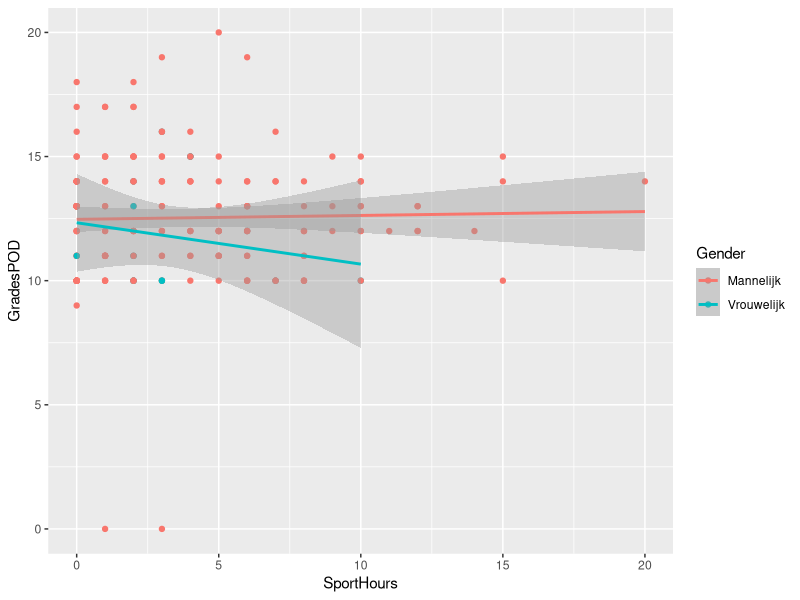

This chart was generated by the following R code:
## ---- chunk 1
knitr::opts_chunk$set(echo = TRUE)
library(tidyverse)
## ---- chunk 2
data <- read_csv('../data/npe-1920-wiskundige-geletterdheid.csv')
usedData <- na.omit(data.frame(SportHours=data$SportHours,
                       GradesPOD=data$GradePOD1,
                       Gender=data$Gender))
glimpse(usedData)
## ---- chunk 3
ggplot(data = usedData, mapping = aes(x = SportHours, y = GradesPOD, col = Gender)) +
  geom_point() +
  geom_smooth(method = "lm", formula = y ~ x)
## ---- chunk 4
regr_alcoholmath <- lm(usedData$GradesPOD ~ usedData$SportHours)
regr_alcoholmath
## ---- chunk 5
correlatieCoefficient <- cor(x = usedData$SportHours, y = usedData$GradesPOD)
determinatieCoefficient <- correlatieCoefficient^2
correlatieCoefficient
determinatieCoefficient
## ---- chunk 6
mannelijk <- usedData[usedData$Gender == "Mannelijk",]
regr_mannelijk <- lm(mannelijk$GradesPOD ~ mannelijk$SportHours)
regr_mannelijk
correlatieCoefficient_mannen <- cor(x = mannelijk$GradesPOD, y = mannelijk$SportHours)
determinatieCoefficient_mannen <- cor(x = mannelijk$GradesPOD, y = mannelijk$SportHours)^2
correlatieCoefficient_mannen 
determinatieCoefficient_mannen
## ---- chunk 7
vrouwelijk <- usedData[usedData$Gender == "Vrouwelijk",]
regr_vrouwelijk <- lm(vrouwelijk$GradesPOD ~ vrouwelijk$SportHours)
regr_vrouwelijk
correlatieCoefficient_vrouwen <- cor(x = vrouwelijk$GradesPOD, y = vrouwelijk$SportHours)
determinatieCoefficient_vrouwen <- cor(x = vrouwelijk$GradesPOD, y = vrouwelijk$SportHours)^2
correlatieCoefficient_vrouwen 
determinatieCoefficient_vrouwen
